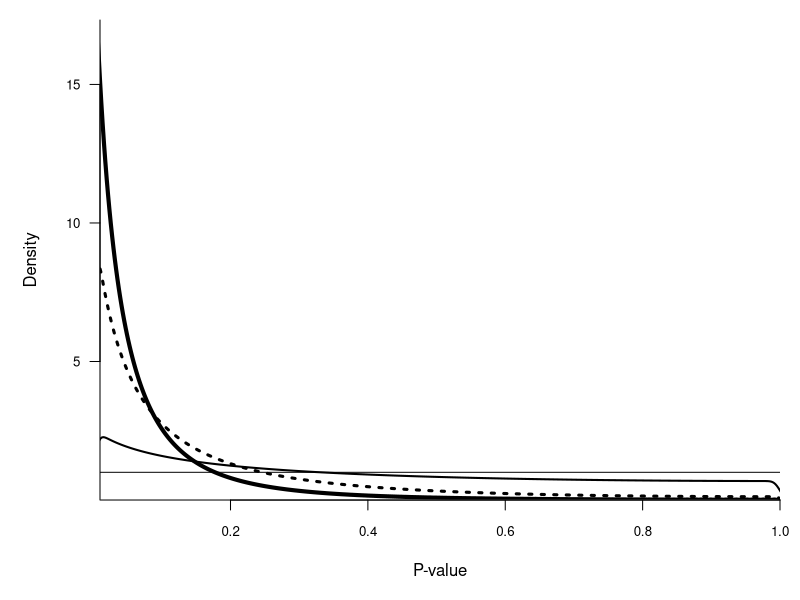

The R script that drew this image: (Note: this script raises an error after producing the figure.)
# Set to project folder
# NOT figures folder
setwd(choose.dir())

# Figure 1
N <- 10000
i <- seq(1, N, 1)
fcv <- qf(p=1-.05 ,df1=1,df2=97)

# Null
beta <- pf(q=fcv, df1=1, df2=97)
quadpoints <- (i/(N+1))*beta
fquad <- qf(quadpoints, df1=1, df2=97)
temp <- 1-pf(fquad, df1=1, df2=97)
pquad0 <- (temp-.05)/(1-.05)

# Small
beta <- pf(q=fcv, df1=1, df2=97, ncp=(.01/(1-.01))*(100+1+1))
N <- 10000
i <- seq(1, N, 1)
quadpoints <- (i/(N+1))*beta
fquad <- qf(quadpoints, df1=1, df2=97, ncp=(.01/(1-.01))*(100+1+1))
temp <- 1-pf(fquad, df1=1, df2=97)
pquadS <- (temp-.05)/(1-.05)

# Medium
beta <- pf(q=fcv, df1=1, df2=97, ncp=(.0625/(1-.0625))*(100+1+1))
quadpoints <- (i/(N+1))*beta
fquad <- qf(quadpoints, df1=1, df2=97, ncp=(.0625/(1-.0625))*(100+1+1))
temp <- 1-pf(fquad, df1=1, df2=97)
pquadM <- (temp-.05)/(1-.05)

# Large
beta <- pf(q=fcv, df1=1, df2=97, ncp=(.14/(1-.14))*(100+1+1))
quadpoints <- (i/(N+1))*beta
fquad <- qf(quadpoints, df1=1, df2=97, ncp=(.14/(1-.14))*(100+1+1))
temp <- 1-pf(fquad, df1=1, df2=97)
pquadL <- (temp-.05)/(1-.05)

pdf('figures/Fig1.pdf', width=7, height=8)
par(mai=c(1,1,.2,.2))
plot(density(pquadL, kernel="gaussian", bw="SJ", adjust=1), xlim=c(0.01,1), xaxs='i', lwd=4,
     frame.plot=T, 
     main="",
     #      ylim=c(0,4.5),
     xaxs="i",
     yaxs="i",
     xlab="P-value",
     ylab = "Density",
     cex.axis=.8,
     cex.lab=1,
     col = "black", las=1, bty = 'L')
lines(density(pquadM, kernel="gaussian", bw="SJ", adjust=1), xlim=c(0.01,1), xaxs='i', ylim=c(0,10), lty=3, lwd=3)
lines(density(pquadS, kernel="gaussian", bw="SJ",adjust=.5), xlim=c(0.01,1), xaxs='i', ylim=c(0,10), lwd=2)
abline(h=1)
legend(x=.6,y=5,legend=c(latex2exp('Large effect, $\\eta^2=.14$'),
                         latex2exp('Medium effect, $\\eta^2=.06$'),
                         latex2exp('Small effect, $\\eta^2=.01$'),
                         latex2exp('No effect, $\\eta^2=0$')),
       cex=1, lty=c(1,3,1,1),
       col = "black", lwd=c(4,3,2,1), box.lwd=0 , bty='n')
dev.off()